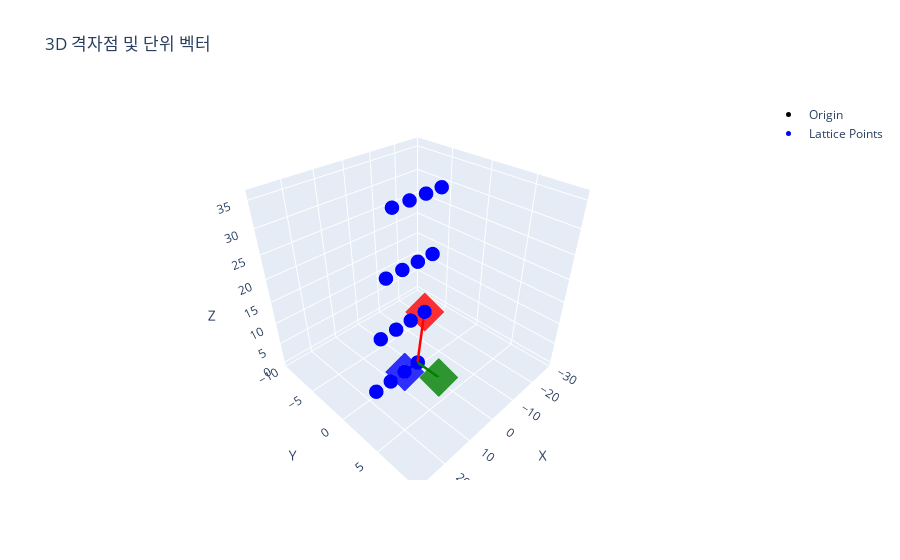

Notebook cell for this chart:
### Code cell
# Define lattice parameters (adjust as needed)
a = 12.214  # Length along a-axis
b = 3.0371  # Length along b-axis
c = 5.7981  # Length along c-axis
alpha = np.radians(90)      # Angle between b and c (in radians)
beta = np.radians(103.83)   # Angle between a and c (in radians)
gamma = np.radians(90)      # Angle between a and b (in radians)


# generato lattice vectors
vectors = {
    'a': (a * np.array([np.cos(beta), (np.cos(gamma) - np.cos(alpha) * np.cos(beta)) / np.sin(alpha), np.sqrt(1 - np.cos(beta)**2 - ((np.cos(gamma) - np.cos(alpha) * np.cos(beta)) / np.sin(alpha))**2)]).round(10), 'red'),
    'b': (b * np.array([0, 1, 0]).round(10), 'green'),
    'c': (c * np.array([1, 0, 0]).round(10), 'blue')
    
}

vec_a = vectors['a'][0]
vec_b = vectors['b'][0]
vec_c = vectors['c'][0]


# =====================================================================================================

# Normal vector to the [h k l] surface(h k l 방향의 단위벡터로 표시 하면 된다.)
h1, k1, l1 = 1,0,0
h2, k2, l2 = 0,0,1

normal_miller_index = np.cross(np.array([h1, k1, l1]), np.array([h2, k2, l2]))

# Calculate vectors in the plane of interest
vec_x = vec_a * h1 + vec_b * k1 + vec_c * l1
vec_y = vec_a * h2 + vec_b * k2 + vec_c * l2

# Normalize vec_x and vec_y to unit vectors
unit_vec_x = vec_x / np.linalg.norm(vec_x)
unit_vec_y = vec_y / np.linalg.norm(vec_y)


# surface_normal = np.cross(vec_x, vec_y)
surface_normal = np.array([0, 1.0, 0])
surface_normal /= np.linalg.norm(surface_normal)

# Generate lattice points
num_points = [0,3]  # Adjust as needed
points = []
projections = []
for i in range(-num_points[0], num_points[1] + 1):
    for j in range(-num_points[0], num_points[1] + 1):
        for k in range(-num_points[0], num_points[1] + 1):
            lattice_point = i * vec_a + j * vec_b + k * vec_c
            points.append(lattice_point)
            projection = lattice_point - np.dot(lattice_point, surface_normal) * surface_normal
            projections.append(projection)

points = np.array(points)

# Extract x, y, z coordinates for plotting
x_coords = [point[0] for point in projections]
y_coords = [point[1] for point in projections]
z_coords = [point[2] for point in projections]

# Extract x, y coordinates for plotting
x_coords_2d = [np.dot(point, unit_vec_x) for point in projections]
y_coords_2d = [np.dot(point, unit_vec_y) for point in projections]

# 3D 산점도 생성
fig = go.Figure()

# lattice vectors 그리기
for vec_name, (vector, color) in vectors.items():
    fig.add_trace(go.Scatter3d(
        x=[0, vector[0]], y=[0, vector[1]], z=[0, vector[2]],
        mode='lines',
        line=dict(color=color, width=5),
        showlegend=False,
        name=f'{vec_name}-axis'
    ))
    fig.add_trace(go.Scatter3d(
        x=[vector[0]], y=[vector[1]], z=[vector[2]],
        mode='markers',
        marker=dict(size=10, color=color, symbol='diamond', opacity=0.8),
        showlegend=False
    ))


# 격자점 추가 (원점)
fig.add_trace(go.Scatter3d(
    x=[0], y=[0], z=[0],
    mode='markers',
    marker=dict(size=5, color='black'),
    name='Origin'
))

# 모든 격자점 추가
fig.add_trace(go.Scatter3d(
    x=x_coords, y=y_coords, z=z_coords,
    mode='markers',
    marker=dict(size=5, color='blue'),
    name='Lattice Points'
))

# =====================================================================================================
# 제목과 축 레이블 설정
# Layout adjustments for 3D graph
fig.update_layout(
    title='3D 격자점 및 단위 벡터',
    scene=dict(
        xaxis=dict(title='X', range=[-30, 30]),  # Adjust x-axis range as needed
        yaxis=dict(title='Y', range=[-10, 10]),  # Adjust y-axis range as needed
        zaxis=dict(title='Z')
    )
)

# 인터랙티브한 플롯 표시
fig.show()

### Figure 1 — Plotly figure (JSON) as saved in the notebook; plotly's stock layout.template omitted (floating-point values rounded to 4 significant figures)
{"data": [{"line": {"color": "red", "width": 5}, "mode": "lines", "name": "a-axis", "showlegend": false, "type": "scatter3d", "x": [0, -2.92], "y": [0, 0], "z": [0, 11.86]}, {"marker": {"color": "red", "opacity": 0.8, "size": 10, "symbol": "diamond"}, "mode": "markers", "showlegend": false, "type": "scatter3d", "x": [-2.92], "y": [0], "z": [11.86]}, {"line": {"color": "green", "width": 5}, "mode": "lines", "name": "b-axis", "showlegend": false, "type": "scatter3d", "x": [0, 0], "y": [0, 3.037], "z": [0, 0]}, {"marker": {"color": "green", "opacity": 0.8, "size": 10, "symbol": "diamond"}, "mode": "markers", "showlegend": false, "type": "scatter3d", "x": [0], "y": [3.037], "z": [0]}, {"line": {"color": "blue", "width": 5}, "mode": "lines", "name": "c-axis", "showlegend": false, "type": "scatter3d", "x": [0, 5.798], "y": [0, 0], "z": [0, 0]}, {"marker": {"color": "blue", "opacity": 0.8, "size": 10, "symbol": "diamond"}, "mode": "markers", "showlegend": false, "type": "scatter3d", "x": [5.798], "y": [0], "z": [0]}, {"marker": {"color": "black", "size": 5}, "mode": "markers", "name": "Origin", "type": "scatter3d", "x": [0], "y": [0], "z": [0]}, {"marker": {"color": "blue", "size": 5}, "mode": "markers", "name": "Lattice Points", "type": "scatter3d", "x": [0, 5.798, 11.6, 17.39, 0, 5.798, 11.6, 17.39, 0, 5.798, 11.6, 17.39, 0, 5.798, 11.6, 17.39, -2.92, 2.878, 8.677, 14.47, -2.92, 2.878, 8.677, 14.47, -2.92, 2.878, 8.677, 14.47, -2.92, 2.878, 8.677, 14.47, -5.839, -0.04122, 5.757, 11.55, -5.839, -0.04122, 5.757, 11.55, -5.839, -0.04122, 5.757, 11.55, -5.839, -0.04122, 5.757, 11.55, -8.759, -2.961, 2.837, 8.635, -8.759, -2.961, 2.837, 8.635, -8.759, -2.961, 2.837, 8.635, -8.759, -2.961, 2.837, 8.635], "y": [0, 0, 0, 0, 0, 0, 0, 0, 0, 0, 0, 0, 0, 0, 0, 0, 0, 0, 0, 0, 0, 0, 0, 0, 0, 0, 0, 0, 0, 0, 0, 0, 0, 0, 0, 0, 0, 0, 0, 0, 0, 0, 0, 0, 0, 0, 0, 0, 0, 0, 0, 0, 0, 0, 0, 0, 0, 0, 0, 0, 0, 0, 0, 0], "z": [0, 0, 0, 0, 0, 0, 0, 0, 0, 0, 0, 0, 0, 0, 0, 0, 11.86, 11.86, 11.86, 11.86, 11.86, 11.86, 11.86, 11.86, 11.86, 11.86, 11.86, 11.86, 11.86, 11.86, 11.86, 11.86, 23.72, 23.72, 23.72, 23.72, 23.72, 23.72, 23.72, 23.72, 23.72, 23.72, 23.72, 23.72, 23.72, 23.72, 23.72, 23.72, 35.58, 35.58, 35.58, 35.58, 35.58, 35.58, 35.58, 35.58, 35.58, 35.58, 35.58, 35.58, 35.58, 35.58, 35.58, 35.58]}], "layout": {"scene": {"xaxis": {"range": [-30, 30], "title": {"text": "X"}}, "yaxis": {"range": [-10, 10], "title": {"text": "Y"}}, "zaxis": {"title": {"text": "Z"}}}, "title": {"text": "3D 격자점 및 단위 벡터"}}}
